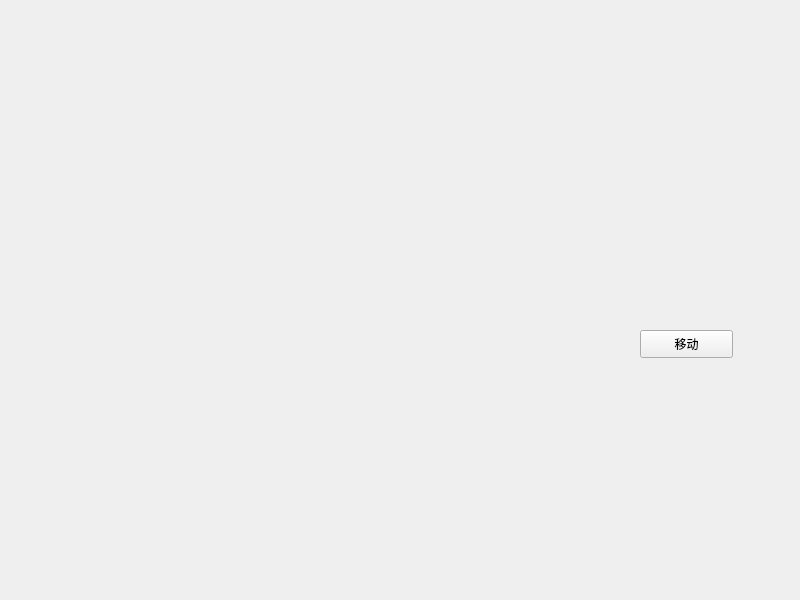
<?xml version="1.0" encoding="UTF-8"?>
<ui version="4.0">
 <class>Widget</class>
 <widget class="QWidget" name="Widget">
  <property name="geometry">
   <rect>
    <x>0</x>
    <y>0</y>
    <width>800</width>
    <height>600</height>
   </rect>
  </property>
  <property name="windowTitle">
   <string>Widget</string>
  </property>
  <widget class="QPushButton" name="pushButton">
   <property name="geometry">
    <rect>
     <x>640</x>
     <y>330</y>
     <width>93</width>
     <height>28</height>
    </rect>
   </property>
   <property name="text">
    <string>移动</string>
   </property>
  </widget>
 </widget>
 <resources/>
 <connections/>
</ui>
